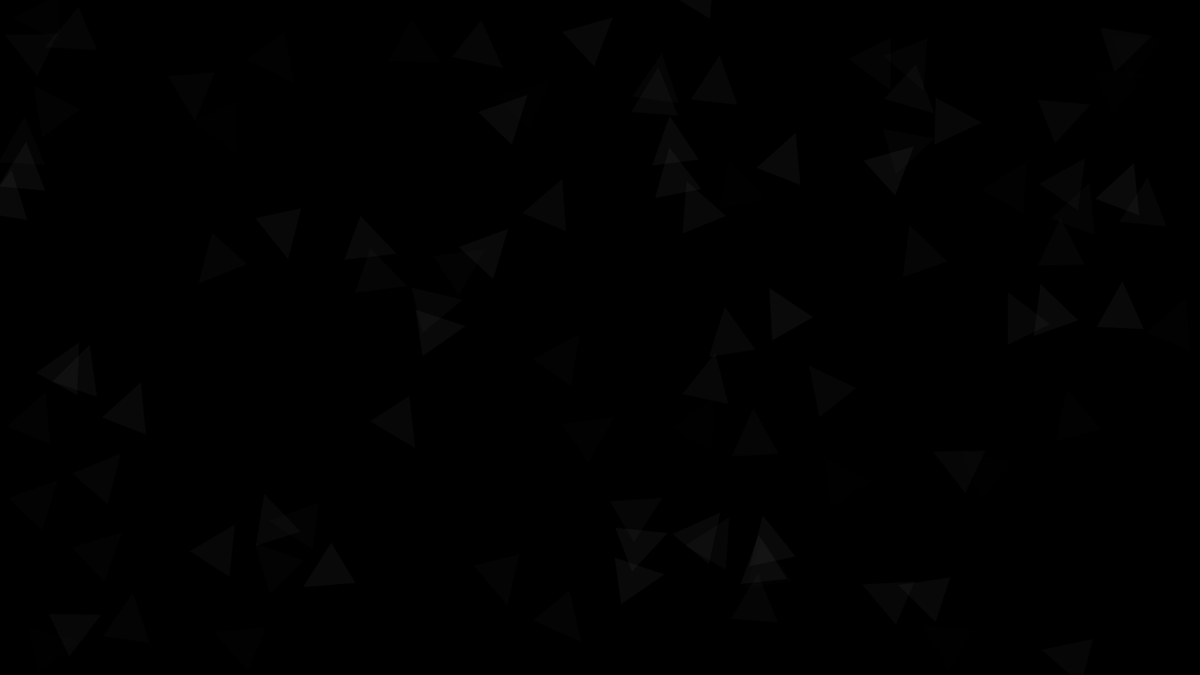
Frame 1 (no input)
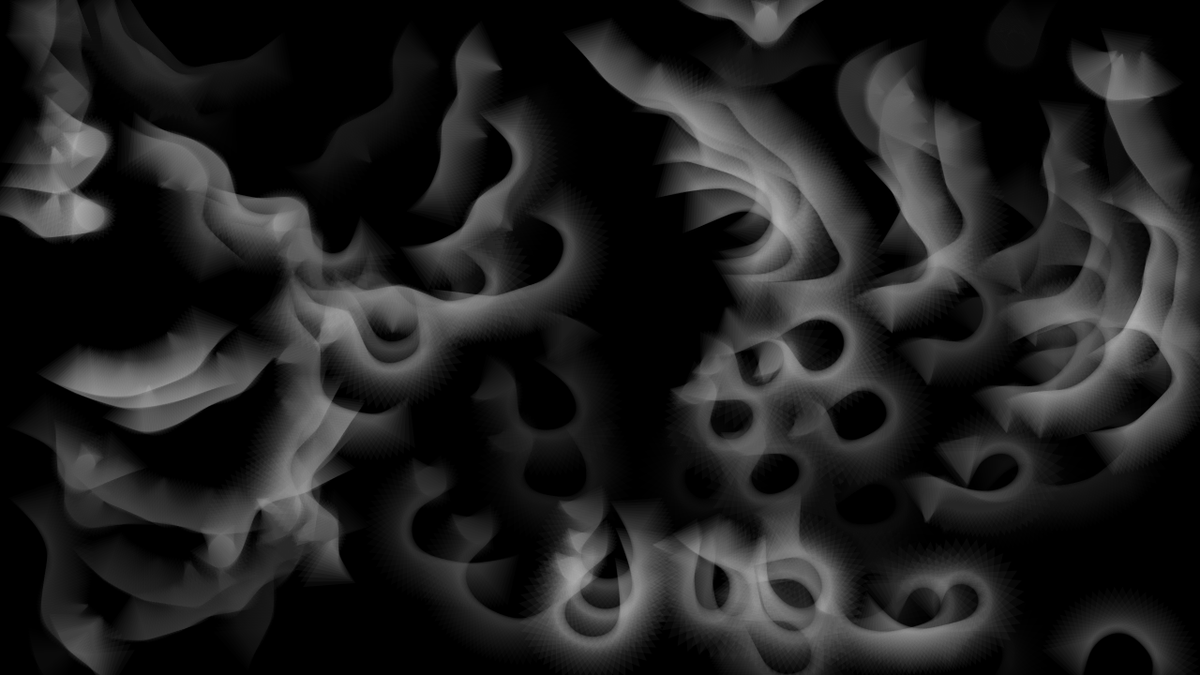
Frame 60 (the mouse pressed at the canvas centre just before this capture)
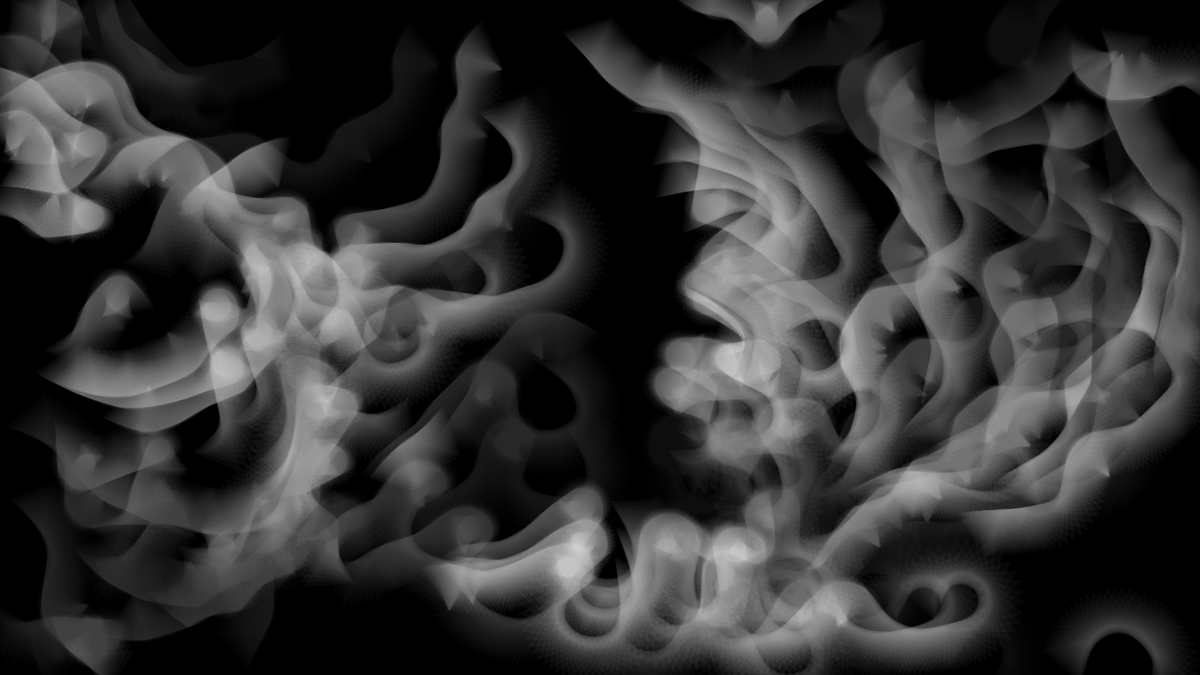
Frame 120 (the mouse held since frame 60 and released just before this capture)

The Processing sketch that drew these frames (run headless with seeded random() and noise(); from frame 60 on, the mouse is pressed at the canvas centre):

// Processing sketch: CopyingReas
// ── CopyingReas.pde
ArrayList<Walker> walkers = new ArrayList<Walker>(); //<>//

void setup() {
  size(1280, 720);
  for (int i=0;i<100;i++) {
    walkers.add(new Walker());
  }
  //stroke(255, 10);
  noStroke();
  background(0);
}


void draw() {
  //background(0);
  for (Walker w:walkers) {
    w.update();
    w.render();
  } 
}

public class Walker {
  final float curvature = TWO_PI*5;
  PVector pos=new PVector(random(width), random(height));
  float angle=getAngle(pos);
  final color c = color(random(255), 10);

  float getAngle(PVector pos) {
    return noise(pos.x*0.001, pos.y*0.001, frameCount*0.01)*TWO_PI*3;
  }

  void update() {
    angle = getAngle(pos);
    final PVector dir = PVector.fromAngle(angle);
    dir.mult(3);
    pos.add(dir);
    if (pos.x>width || pos.y>height || pos.x <0|| pos.y<0) {
      pos = new PVector(random(width), random(height));
      angle = getAngle(pos);
    }
  }

  void render() {
    //stroke(c);
    fill(c);
    pushMatrix();
    translate(pos.x, pos.y);
    rotate(angle);
    //line(0, 0, 50, 0);
    //triangle(0,0,-25,-50,25,-50);
    triangle(-25,0,25,0,0,-50);
    popMatrix();
  }
}
